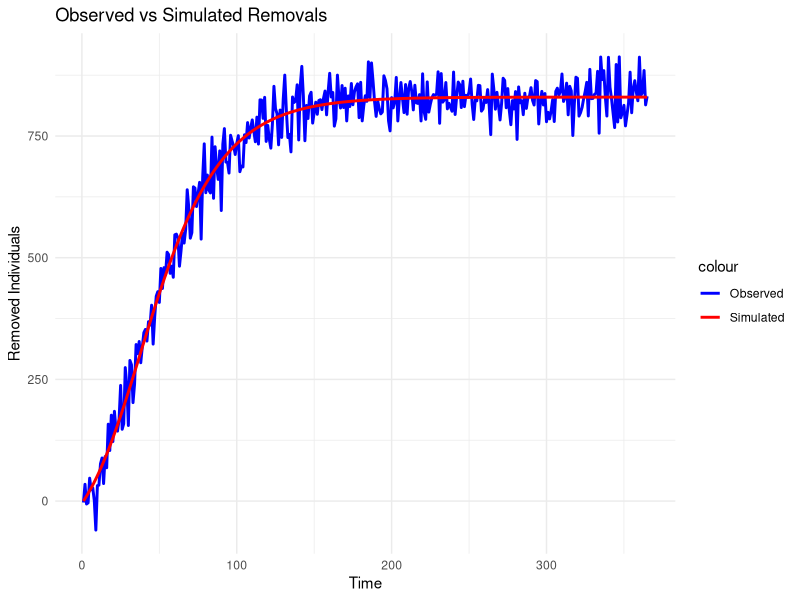

This chart was generated by the following R code:
set.seed(8)

# Define the Discrete-Time Deterministic SIR Model
Deterministic_DT_SIR_model <- function(N, S0, I0, minTime, maxTime, beta, gamma, step_size) {
  steps <- seq(minTime, maxTime, by = step_size) # Time discretization
  S <- numeric(length(steps)) # Vector to store susceptibles
  I <- numeric(length(steps)) # Vector to store infectives
  R <- numeric(length(steps)) # Vector to store removed
  
  # Set initial conditions
  S[1] <- S0
  I[1] <- I0
  R[1] <- N - S0 - I0
  
  # Loop and update compartments
  for (t in 2:length(steps)) {
    S[t] <- S[t-1] - (beta * S[t-1] * I[t-1]) * step_size
    I[t] <- I[t-1] + (beta * S[t-1] * I[t-1] - gamma * I[t-1]) * step_size
    R[t] <- R[t-1] + gamma * I[t-1] * step_size
  }
  
  # Return simulated trajectories
  return(data.frame(Steps = steps, S = S, I = I, R = R))
}

# Generate simulated data using the SIR model
N <- 1000   # Total population size
S0 <- 900   # Initial number of susceptibles
I0 <- 100   # Initial number of infectives
minTime <- 1
maxTime <- 365
beta <- 0.0001   # Infection rate
gamma <- 0.05    # Recovery rate
step_size <- 1   # Step size for time discretization

simulated_data <- Deterministic_DT_SIR_model(N, S0, I0, minTime, maxTime, beta, gamma, step_size)

# Observed data on removals (I’m assuming a Gaussian noise on the simulated removals)
observed_data <- data.frame(
  Steps = simulated_data$Steps,
  Removals = simulated_data$R + rnorm(length(simulated_data$R), mean = 0, sd = 35) # Simulated removals with added noise
)

# The objective function (sum of squared differences)
objective_function <- function(params) {
  beta <- params[1]
  gamma <- params[2]
  
  # Simulate SIR model using current parameter values
  model_data <- Deterministic_DT_SIR_model(N, S0, I0, minTime, maxTime, beta, gamma, step_size)
  
  # Compute sum of squared differences between simulated removals and observed removals
  sum((model_data$R - observed_data$Removals)^2)
}

# Perform optimization to estimate model parameters
initial_params <- c(0.000001, 0.9)  # Initial parameter values
opt_result <- optim(par = initial_params, fn = objective_function, method='Nelder-Mead')
estimated_params <- opt_result$par


# Simulate SIR model using estimated parameters
predicted_data <- Deterministic_DT_SIR_model(N, S0, I0, minTime, maxTime, estimated_params[1], estimated_params[2], step_size)

# Plot observed and simulated removals  
library(ggplot2)
ggplot() +
  geom_line(data = observed_data, aes(x = Steps, y = Removals, color = "Observed"), size = 1) +
  geom_line(data = predicted_data, aes(x = Steps, y = R, color = "Simulated"), size = 1) +
  labs(x = "Time", y = "Removed Individuals", title = "Observed vs Simulated Removals") +
  scale_color_manual(values = c("Observed" = "blue", "Simulated" = "red")) +
  theme_minimal()

estimated_params
data.frame(observed_data,predicted_data$R)
